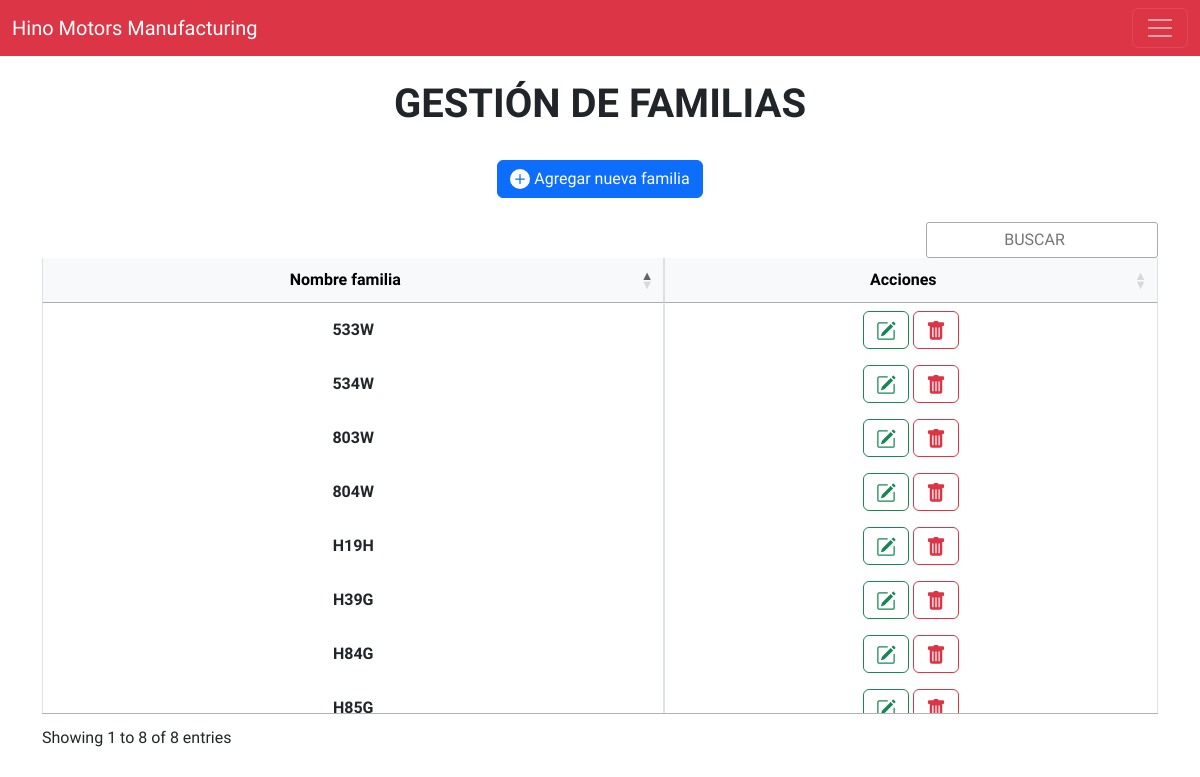
Page /view/familia/index.php on the committed database.
### tables this page shows
CREATE TABLE IF NOT EXISTS `familia` (
  `idFamilia` int(10) NOT NULL AUTO_INCREMENT,
  `nombreFamilia` varchar(20) NOT NULL,
  `creatAt` timestamp NOT NULL DEFAULT CURRENT_TIMESTAMP,
  `updateAt` timestamp NOT NULL DEFAULT CURRENT_TIMESTAMP,
  PRIMARY KEY (`idFamilia`)
);

### config/conexion.php (called while the page is built)
<?php
class db{
    private $host = "localhost";
    private $dbname = "hino";
    private $username = "root";
    private $password = "";
    public function conexion() {
        try {
            $PDO = new PDO("mysql:host=" . $this->host . ";dbname=" . $this->dbname, $this->username, $this->password);
            return $PDO;
        } catch(PDOException $e) {
            echo "Error al conectarse a la base de datos" . $e->getMessage();
        }
    }
}
?>

### controller/familiaCtrl.php (called while the page is built, shortened)
<?php
class familiaController
{
   private $model;
   public function __construct()
   {
      require_once(__DIR__ ."/../model/familiaMdl.php");
      $this->model = new familiaModel();
   }
   public function index()
   {
      return ($this->model->index()) ? $this->model->index() : false;
   }
}

### model/familiaMdl.php (called while the page is built, shortened)
<?php
class familiaModel
{
    private $PDO;
    public function __construct()
    {
        require_once(__DIR__ ."/../config/conexion.php");
        $con = new db();
        $this->PDO = $con->conexion();
    }
    public function index()
    {
        $stament = $this->PDO->prepare("SELECT *
        FROM familia");
        return ($stament->execute()) ? $stament->fetchAll() : false;
    }
}

### view/familia/index.php (the view, shortened to what this page needs)
<?php
require_once("../head/head.php");
require_once("../../controller/familiaCtrl.php");
$obj =  new familiaController();
$rows = $obj->index();
?>
<br>
<h1 class="text-center"><strong>GESTIÓN DE FAMILIAS</strong></h1>
<br>
<div class="container">
  <div class="d-flex justify-content-center">
    <a href="./creat.php">
      <button type="button" class="btn btn-primary d-flex align-items-center" type="button"><svg xmlns="http://www.w3.org/2000/svg" width="20" height="20" fill="currentColor" class="bi bi-plus-circle-fill" viewBox="0 0 16 16">
          <path d="M16 8A8 8 0 1 1 0 8a8 8 0 0 1 16 0zM8.5 4.5a.5.5 0 0 0-1 0v3h-3a.5.5 0 0 0 0 1h3v3a.5.5 0 0 0 1 0v-3h3a.5.5 0 0 0 0-1h-3v-3z" />
        </svg>&nbsp;Agregar nueva familia</button>
    </a>
  </div>
  <br>
  <div class="table-responsive">
    <table class="table table-bordered table-hover" id="familiaTable">
      <thead class="table-light">
        <tr>
          <th class="text-center align-middle" scope="col">Nombre familia</th>
          <th class="text-center align-middle" scope="col">Acciones</th>
        </tr>
      </thead>
      <tbody>
        <?php if ($rows) : ?>
          <?php foreach ($rows as $row) : ?>
            <tr>
              <th class="text-center align-middle"><?= $row['nombreFamilia'] ?></th>
              <th class="text-center">
                <a href="edit.php?id=<?= $row['idFamilia'] ?>" class="btn btn-outline-success"></a>
                <button type="button" class="btn btn-outline-danger" data-bs-toggle="modal" data-bs-target="#exampleModal" onclick="setDeleteId('<?= $row['idFamilia'] ?>')">
                  <div class="contenedor-icon">
                  </div>
                </button>
              </th>
            </tr>
          <?php endforeach; ?>
        <?php else : ?>
          <tr>
            <td colspan="2" class="text-center">No hay registros</td>
          </tr>
        <?php endif; ?>
      </tbody>
    </table>
  </div>
</div>
<?php
require_once("../head/footer.php");
?>

### view/head/head.php (shortened to what this page needs)
<!doctype html>
<html lang="es">
<head>
    <link href="/HINO/JS/cdn.jsdelivr.net_npm_bootstrap@5.2.3_dist_css_bootstrap.min.css" rel="stylesheet">
    <link rel="stylesheet" type="text/css" href="/HINO/CSS/estilos.css">
    <link rel="stylesheet" href="/HINO/JS/cdn.datatables.net_1.13.4_css_jquery.dataTables.css" />
    <link rel="stylesheet" href="/HINO/JS/cdn.datatables.net_responsive_2.4.1_css_responsive.dataTables.min.css">
</head>
<body>
    <nav class="navbar navbar-dark bg-danger">
        <div class="container-fluid">
            <a class="navbar-brand" href="/HINO/index.php">Hino Motors Manufacturing</a>
            <button class="navbar-toggler" type="button" data-bs-toggle="offcanvas" data-bs-target="#offcanvasDarkNavbar" aria-controls="offcanvasDarkNavbar">
                <span class="navbar-toggler-icon"></span>
            </button>
        </div>
    </nav>

### view/head/footer.php (shortened to what this page needs)
</body>
</html>

### CSS/estilos.css (style rules this page uses)
body { font-family: 'Quicksand', sans-serif; }

### rows in the picture
familia: nombreFamilia "803W"
familia: nombreFamilia "804W"
familia: nombreFamilia "533W"
familia: nombreFamilia "534W"
familia: nombreFamilia "H19H"
familia: nombreFamilia "H84G"
familia: nombreFamilia "H85G"
familia: nombreFamilia "H39G"
